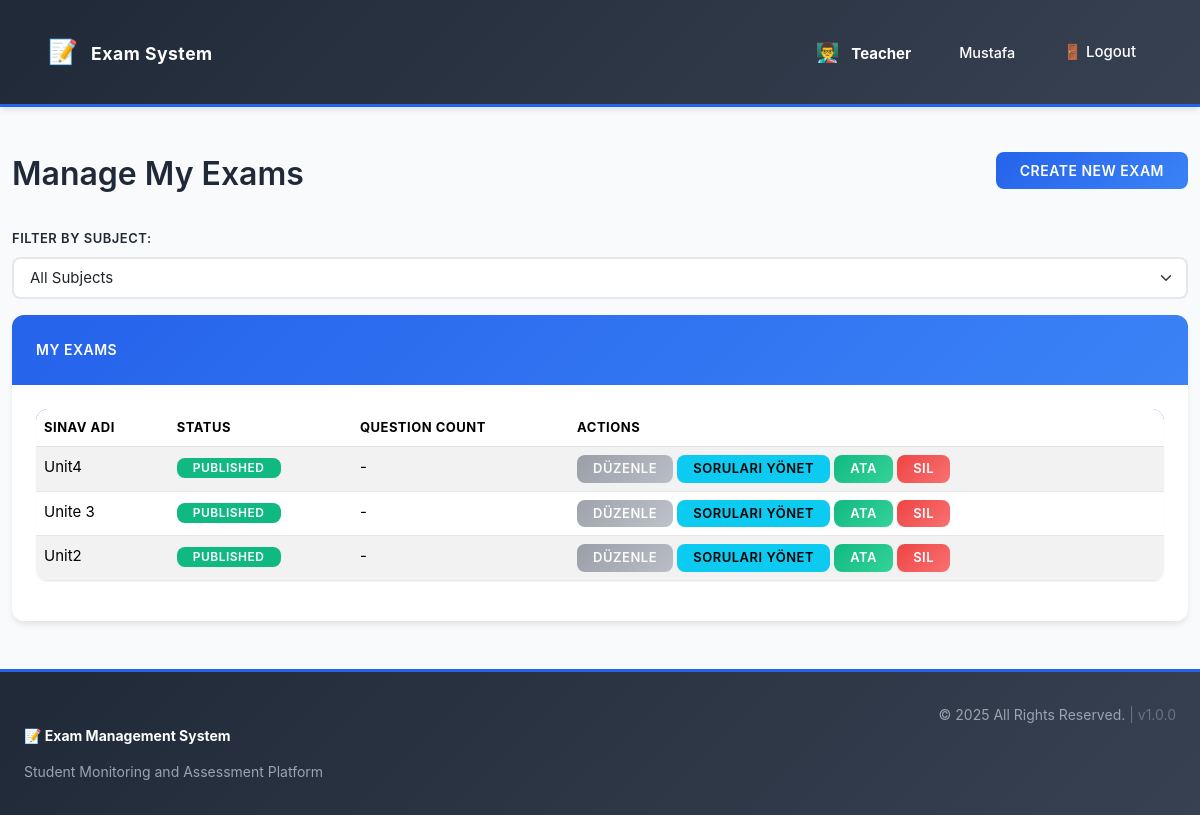
The page /index.php?page=exams (signed in) on the database its author committed.
### tables this page shows
CREATE TABLE exams (
    id INTEGER PRIMARY KEY AUTOINCREMENT,
    teacher_id INTEGER NOT NULL,
    name VARCHAR(255) NOT NULL,
    question_pdf_url VARCHAR(255) NULL,
    status TEXT CHECK(status IN ('draft', 'published')) NOT NULL DEFAULT 'draft',
    created_at DATETIME DEFAULT CURRENT_TIMESTAMP, subject_id INTEGER,
    FOREIGN KEY (teacher_id) REFERENCES users(id) ON DELETE CASCADE
);

### views/teacher/exams.php (the view, shortened to what this page needs)
<?php
$teacher_id = $_SESSION['user_id'];
$selected_subject_id = $_GET['subject_id'] ?? null;
$sql = "SELECT * FROM exams WHERE teacher_id = :teacher_id";
$params = ['teacher_id' => $teacher_id];
$sql .= " ORDER BY created_at DESC";
$exams_stmt = $pdo->prepare($sql);
$exams_stmt->execute($params);
$exams = $exams_stmt->fetchAll();
?>
<!DOCTYPE html>
<html lang="en">
<head>
    <link href="https://cdn.jsdelivr.net/npm/bootstrap@5.3.3/dist/css/bootstrap.min.css" rel="stylesheet">
    <link href="css/style.css" rel="stylesheet">
</head>
<body>
    <?php require __DIR__ . '/../../includes/navbar.php'; ?>
    <div class="container mt-4">
        <div class="d-flex justify-content-between align-items-center mb-3">
            <h1>Manage My Exams</h1>
            <a href="index.php?page=create_exam<?php echo $selected_subject_id ? '&subject_id=' . $selected_subject_id : ''; ?>" class="btn btn-primary">Create New Exam</a>
        </div>
        <div class="mb-3">
            <label for="subjectFilter" class="form-label">Filter by Subject:</label>
            <select class="form-select" id="subjectFilter" onchange="if(this.value) window.location.href='index.php?page=exams&subject_id='+this.value; else window.location.href='index.php?page=exams';">
                <option value="">All Subjects</option>
            </select>
        </div>
        <div class="card">
            <div class="card-header">My Exams</div>
            <div class="card-body">
                <table class="table table-striped">
                    <thead>
                        <tr>
                            <th>Sınav Adı</th>
                            <th>Status</th>
                            <th>Question Count</th>
                            <th>Actions</th>
                        </tr>
                    </thead>
                    <tbody>
                        <?php if (empty($exams)): ?>
                            <tr>
                                <td colspan="4" class="text-center">Henüz sınav oluşturmadınız.</td>
                            </tr>
                        <?php else: ?>
                            <?php foreach ($exams as $exam): ?>
                                <tr>
                                    <td><?php echo htmlspecialchars($exam['name']); ?></td>
                                    <td>
                                        <?php if ($exam['status'] === 'draft'): ?>
                                            <span class="badge bg-warning">Draft</span>
                                        <?php else: ?>
                                            <span class="badge bg-success">Published</span>
                                        <?php endif; ?>
                                    </td>
                                    <td>-</td>
                                    <td>
                                        <a href="#" class="btn btn-sm btn-secondary disabled">Düzenle</a>
                                        <a href="index.php?page=manage_questions&exam_id=<?php echo $exam['id']; ?>" class="btn btn-sm btn-info">Soruları Yönet</a>
                                        <?php if ($exam['status'] === 'published'): ?>
                                            <a href="index.php?page=assign_exam&exam_id=<?php echo $exam['id']; ?>" class="btn btn-sm btn-success">Ata</a>
                                        <?php else: ?>
                                            <a href="#" class="btn btn-sm btn-success disabled">Ata</a>
                                        <?php endif; ?>
                                        <form action="src/teacher/exam_action.php" method="post" style="display: inline-block;">
                                            <button type="submit" class="btn btn-sm btn-danger" onclick="return confirm('Bu sınavı silmek istediğinizden emin misiniz?');">Sil</button>
                                        </form>
                                    </td>
                                </tr>
                            <?php endforeach; ?>
                        <?php endif; ?>
                    </tbody>
                </table>
            </div>
        </div>
    </div>
<?php require __DIR__ . '/../../includes/footer.php'; ?>
</body>
</html>

### css/style.css (style rules this page uses)
:root { --primary: #2563eb; --primary-light: #3b82f6; --primary-dark: #1e40af; --success: #10b981; --success-light: #d1fae5; --danger: #ef4444; --danger-light: #fee2e2; --warning: #f59e0b; --warning-light: #fef3c7; --info: #06b6d4; --info-light: #cffafe; --dark: #1f2937; --dark-light: #374151; --gray: #6b7280; --gray-light: #e5e7eb; --light: #f9fafb; --white: #ffffff; --admin: #8b5cf6; --teacher: #06b6d4; --student: #10b981; --coach: #f59e0b; --spacing-xs: 0.25rem; --spacing-sm: 0.5rem; --spacing-md: 1rem; --spacing-lg: 1.5rem; --spacing-xl: 2rem; --spacing-2xl: 3rem; --radius-sm: 0.375rem; --radius-md: 0.5rem; --radius-lg: 0.75rem; --radius-xl: 1rem; --shadow-sm: 0 1px 2px 0 rgba(0, 0, 0, 0.05); --shadow-md: 0 4px 6px -1px rgba(0, 0, 0, 0.1); --shadow-lg: 0 10px 15px -3px rgba(0, 0, 0, 0.1); --shadow-xl: 0 20px 25px -5px rgba(0, 0, 0, 0.1); }
* { margin: 0; padding: 0; box-sizing: border-box; }
body { font-family: -apple-system, BlinkMacSystemFont, 'Segoe UI', 'Roboto', 'Oxygen', 'Ubuntu', 'Cantarell', sans-serif; color: var(--dark); background-color: var(--light); line-height: 1.6; font-size: 0.9375rem; }
h1, h2, h3, h4, h5, h6 { font-weight: 600; color: var(--dark); margin-top: var(--spacing-lg); margin-bottom: var(--spacing-md); }
h1 { font-size: 2rem; }
a { color: var(--primary); text-decoration: none; transition: color 0.2s ease; }
.container-fluid, .container { max-width: 100%; }
.card { border: none; border-radius: var(--radius-lg); box-shadow: var(--shadow-md); transition: all 0.3s ease; overflow: hidden; }
.card-header { background: linear-gradient(135deg, var(--primary) 0%, var(--primary-light) 100%); color: var(--white); border: none; font-weight: 600; padding: var(--spacing-lg); text-transform: uppercase; letter-spacing: 0.5px; font-size: 0.875rem; }
.card-body { padding: var(--spacing-lg); }
.btn { border: none; border-radius: var(--radius-md); font-weight: 600; padding: var(--spacing-sm) var(--spacing-lg); transition: all 0.2s ease; font-size: 0.875rem; text-transform: uppercase; letter-spacing: 0.5px; cursor: pointer; }
.btn-primary { background: linear-gradient(135deg, var(--primary) 0%, var(--primary-light) 100%); color: var(--white); }
.btn-success { background: linear-gradient(135deg, var(--success) 0%, #34d399 100%); color: var(--white); }
.btn-danger { background: linear-gradient(135deg, var(--danger) 0%, #f87171 100%); color: var(--white); }
.btn-secondary { background: linear-gradient(135deg, var(--gray) 0%, #9ca3af 100%); color: var(--white); }
.btn-sm { padding: var(--spacing-xs) var(--spacing-md); font-size: 0.8125rem; }
.badge { border-radius: var(--radius-md); font-weight: 600; padding: var(--spacing-xs) var(--spacing-md); font-size: 0.75rem; text-transform: uppercase; letter-spacing: 0.5px; }
.bg-success { background-color: var(--success) !important; }
.table { background: var(--white); border-radius: var(--radius-lg); overflow: hidden; box-shadow: var(--shadow-sm); }
.table thead { background: linear-gradient(135deg, var(--primary) 0%, var(--primary-light) 100%); color: var(--white); font-weight: 600; text-transform: uppercase; font-size: 0.8125rem; letter-spacing: 0.5px; }
.table tbody tr { border-bottom: 1px solid var(--gray-light); transition: all 0.2s ease; }
.form-control, .form-select { border: 2px solid var(--gray-light); border-radius: var(--radius-md); padding: var(--spacing-sm) var(--spacing-md); font-size: 0.9375rem; transition: all 0.2s ease; }
.form-label { font-weight: 600; color: var(--dark); margin-bottom: var(--spacing-sm); text-transform: uppercase; font-size: 0.8125rem; letter-spacing: 0.5px; }
.mt-4 { margin-top: var(--spacing-xl); }
.mb-3 { margin-bottom: var(--spacing-lg); }
html, body { height: 100%; }
body { display: flex; flex-direction: column; }

### rows shown on the page
exams: name "Unit4", status "PUBLISHED"
exams: name "Unite 3", status "PUBLISHED"
exams: name "Unit2", status "PUBLISHED"

### other values the page prints
$role_info['icon'] "👨‍🏫"
$role_info['name'] "Teacher"
$_SESSION['username'] "Mustafa"
